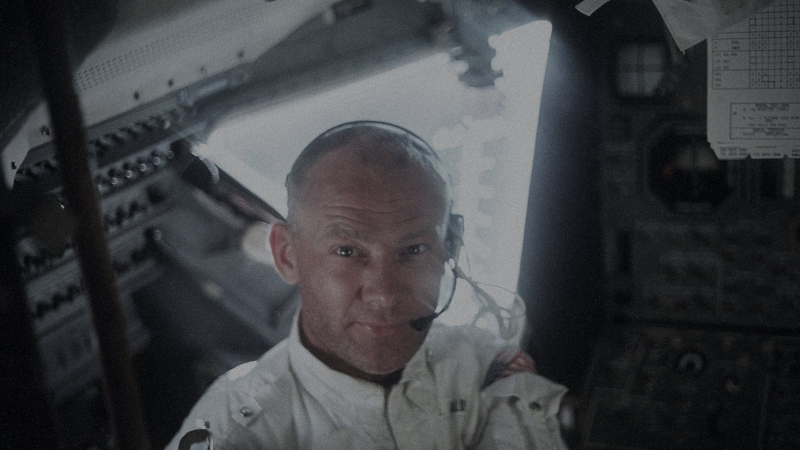
#> input picture assets/awake.jpg, 1600 x 900 px (shown at 1/2 size)
$ python -i wm-clean.py   (imports and definitions only)
#> lines starting #> are read from the running program, lines starting #| are printed output that depends on the picture
#> further down, picture is the input picture: PIL image 1600x900 RGB; mean R, G, B 61.4, 62.9, 65.9
#!/usr/bin/env python3
# -*- coding: utf-8 -*-
"""wm-clean.py

Che watermark ngôi sao của API sinh ảnh trên tám tranh ending bằng cách
nhân bản vùng kết cấu lân cận (texture clone) thay vì làm mờ.

Bước này nằm GIỮA gen-assets.py và process-assets.py:
    gen-assets.py     -> src/assets/gen/*.png      (ảnh gốc, còn watermark)
    wm-clean.py       -> src/assets/gen-clean/*.png (đã che watermark)
    process-assets.py -> src/assets/art/*.webp     (1600x900, đã nén)

Chạy: python scripts/wm-clean.py [--debug]

Vì sao không dùng trim_watermark: hàm đó cắt mất một dải mép ảnh; với
tranh ending dải tối ở đáy bị nhận nhầm là watermark nên cắt vào bố cục
và mất chân nhân vật.

Vì sao không dùng inpaint lan truyền màu: vùng lấp 50 tới 90px trên nền
có vân sần và hạt phim, lan truyền màu cho ra một cục nhoè nhìn thấy
ngay. Nhân bản kết cấu giữ được hạt và vân, chỉ là dời một mảng nhỏ.

Ngôi sao nằm cố định ở khoảng (93.0%, 86.8%) khung, đường kính khoảng
55px trên ảnh rộng 1376px. Lấy mảng nguồn lệch sang trái và lên trên,
rồi trộn theo mặt nạ elip mềm để mép không hiện đường.

Đây là bước chỉ áp cho ảnh ending: ảnh nền và khung truyện cũ đi qua
trim_watermark vì bố cục của chúng chịu được việc cắt dải mép, còn ảnh
ending thì không (xem process_ending trong process-assets.py).
"""

import sys
from pathlib import Path

import numpy as np
from PIL import Image, ImageDraw, ImageFilter

ROOT = Path(__file__).resolve().parent.parent
SRC = ROOT / 'src' / 'assets' / 'gen'
DST = ROOT / 'src' / 'assets' / 'gen-clean'

# Tâm watermark theo tỉ lệ khung, đo trên cả tám ảnh.
WM_X = 0.930
WM_Y = 0.868
# Bán kính vùng cần che, theo tỉ lệ chiều rộng. Cánh ngang của ngôi sao
# dài nhất, đo được khoảng 55px trên 1376px, cộng quầng mờ lấy 3.4%.
WM_RX = 0.040
WM_RY = 0.052   # theo tỉ lệ chiều cao


def clone_patch(im, dx=-150, dy=-90, feather=9):
#> called with dx = -150, dy = -90, feather = 9
    w, h = im.size
#> w = 1600; h = 900
    cx, cy = int(w * WM_X), int(h * WM_Y)
#> cx = 1488; cy = 781
    rx, ry = int(w * WM_RX), int(h * WM_RY)
#> rx = 64; ry = 46

    x0, x1 = max(0, cx - rx), min(w, cx + rx)
#> x0 = 1424; x1 = 1552
    y0, y1 = max(0, cy - ry), min(h, cy + ry)
#> y0 = 735; y1 = 827
    box_w, box_h = x1 - x0, y1 - y0
#> box_w = 128; box_h = 92

    # vùng nguồn: dời sang trái và lên trên, kẹp trong khung
    sx0 = min(max(0, x0 + dx), w - box_w)
#> sx0 = 1274
    sy0 = min(max(0, y0 + dy), h - box_h)
#> sy0 = 645
    src = im.crop((sx0, sy0, sx0 + box_w, sy0 + box_h))
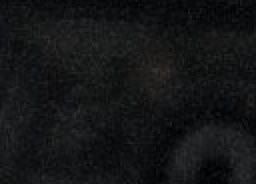
#> src: PIL image 128x92 RGB (shown 2 times larger); mean R, G, B 20.3, 21.3, 22.1

    # mặt nạ elip mềm: đặc ở giữa, mờ dần ra mép
    mask = Image.new('L', (box_w, box_h), 0)
#> mask: PIL image 128x92 L; every value is 0
    d = ImageDraw.Draw(mask)
    pad = feather
    d.ellipse((pad, pad, box_w - pad, box_h - pad), fill=255)
    mask = mask.filter(ImageFilter.GaussianBlur(feather))
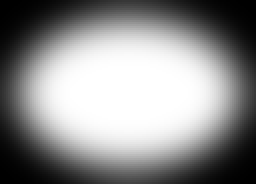
#> mask: PIL image 128x92 L (shown 2 times larger); min 0, max 255, mean 139.6

    out = im.copy()
    out.paste(src, (x0, y0), mask)
    return out


def main():
    DST.mkdir(parents=True, exist_ok=True)
    dbg = '--debug' in sys.argv
    # Hai họ tên tranh kết thúc: ending_ (tám cảnh thua) và true-ending-
    # (năm cảnh thắng). Cùng vị trí ngôi sao nên dùng chung một mặt nạ.
    targets = sorted(SRC.glob('ending_*.png')) + sorted(SRC.glob('true-ending-*.png'))
    for p in targets:
        im = Image.open(p).convert('RGB')
        out = clone_patch(im)
        out.save(DST / p.name)
        w, h = im.size
        print(f'{p.stem:22} {w}x{h} cloned at '
              f'({int(w * WM_X)},{int(h * WM_Y)}) r=({int(w * WM_RX)},{int(h * WM_RY)})')
        if dbg:
            cx, cy = int(w * WM_X), int(h * WM_Y)
            r = 90
            crop = out.crop((cx - r, cy - r, cx + r, cy + r))
            crop.resize((r * 4, r * 4), Image.LANCZOS).save(
                DST / ('_chk_' + p.stem + '.png'))


# [2 lines not run here, left out]

>>> from PIL import Image
>>> picture = Image.open('../assets/awake.jpg')
>>> result = clone_patch(picture)
